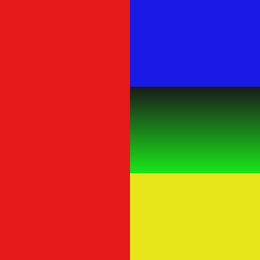
%> input picture strip_gt.png, 260 x 260 px, shrunk from 600 x 600 before the run; the run also reads 1 picture not shown here
$ octave test_hq_sp.m   (GNU Octave 9; MATLAB toolbox functions it lacks are replaced by stand-ins)
%> lines starting %> are read from the running program, lines starting %| are printed output that depends on the picture; in (x1, y1, x2, y2) boxes, pixels count from 0 and x2, y2 are one past the last pixel; in counts of white or black regions, pixels touching at a corner belong together; the program's own positions count from 1
clc
clear
close all

% load image
I0       = im2double(imread('./strip_gt.png'));
I        = im2double(imread('./strip_noise.png'));
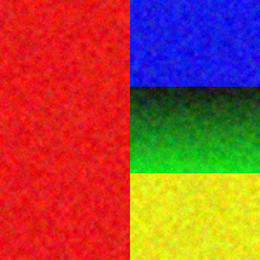
%> I: size 260x260x3 double; mean R, G, B 0.634, 0.301, 0.233

[N,M,D]  = size(I);
%> N = 260; M = 260; D = 3
sizeI2D  = [N,M];
%> sizeI2D = [260 260]

Dx       = [1, -1]/2;
Dy       = Dx';
otfDx    = psf2otf(Dx, sizeI2D);
otfDy    = psf2otf(Dy, sizeI2D);

fxx      = [1, -2, 1]/4;
fyy      = fxx';
fuu      = [1 0  0;  0 -2 0;  0 0 1]/4;
fvv      = [0 0  1;  0 -2 0;  1 0 0]/4;
otfFxx   = psf2otf(fxx, sizeI2D);
otfFyy   = psf2otf(fyy, sizeI2D);
otfFuu   = psf2otf(fuu, sizeI2D);
otfFvv   = psf2otf(fvv, sizeI2D);

Denormin1 = abs(otfDx).^2 + abs(otfDy).^2;
Denormin2 = abs(otfFxx).^2 + abs(otfFyy).^2+abs(otfFuu).^2 + abs(otfFvv).^2;
if D>1
    Denormin1 = repmat(Denormin1,[1,1,D]);
    Denormin2 = repmat(Denormin2,[1,1,D]);
end

S           = I;
iter        = 1;
errs        = [];
alpha       = 0.1;
beta        = 0.02;
kappa       = 1.2;
tau         = 0.95;
iter_max    = 1000;
lambda_max  = 1e8;
lambda      = 10*beta;
Normin0     = fft2(S);
while (lambda <= lambda_max) && (iter <= iter_max)

    Denormin  = 1.0 + alpha*Denormin1 + lambda*Denormin2;

    % first-order gradients
    gx = imfilter(S, Dx, 'circular');
    gy = imfilter(S, Dy, 'circular');

    % second-order gradients
    gxx = imfilter(S, fxx, 'circular');
    gyy = imfilter(S, fyy, 'circular');
    guu = imfilter(S, fuu, 'circular');
    gvv = imfilter(S, fvv, 'circular');

    if D==1
        t = (gxx.^2+gyy.^2+guu.^2+gvv.^2)<beta/lambda;
    else
        t = sum((gxx.^2+gyy.^2+guu.^2+gvv.^2),3)<beta/lambda;
        t = repmat(t,[1,1,D]);
    end
    gxx(t)=0; gyy(t)=0; guu(t)=0; gvv(t)=0;


    Normin_x = circshift(imfilter(gx, Dx(end:-1:1), 'circular'),[0, 1]);
    Normin_y = circshift(imfilter(gy, Dy(end:-1:1), 'circular'),[1, 0]);
    Normin1 = Normin_x+Normin_y;

    Normin_xx = imfilter(gxx, fxx(end:-1:1,end:-1:1), 'circular');
    Normin_yy = imfilter(gyy, fyy(end:-1:1,end:-1:1), 'circular');
    Normin_uu = imfilter(guu, fuu(end:-1:1,end:-1:1), 'circular');
    Normin_vv = imfilter(gvv, fvv(end:-1:1,end:-1:1), 'circular');

    Normin2 = Normin_xx+Normin_yy+Normin_uu+Normin_vv;
    FS = (Normin0 + alpha*fft2(Normin1) + lambda*fft2(Normin2))./Denormin;
    S  = real(ifft2(FS));

    err_vec = (S-I0).^2;
    errs(iter)= mse(err_vec(:));

    alpha  = tau*alpha;
    lambda = kappa*lambda;
    iter = iter+1;
    fprintf('.');
end
%> this loop made 110 passes
%> pass 1, `gx = imfilter(S, Dx, 'circular');`:
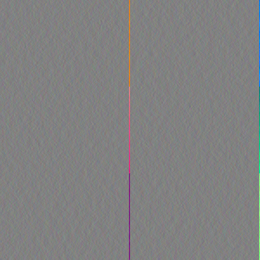
%> gx: size 260x260x3 double; mean R, G, B -8.21e-22, 2.46e-21, -3.08e-21; drawn with min black and max white
%> pass 1, `gyy = imfilter(S, fyy, 'circular');`:
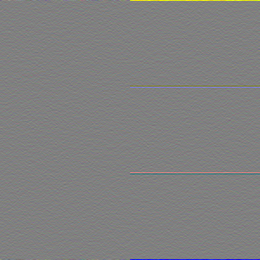
%> gyy: size 260x260x3 double; mean R, G, B -1.01e-19, -3.17e-18, 4.48e-18; drawn with min black and max white
%> after the loop:
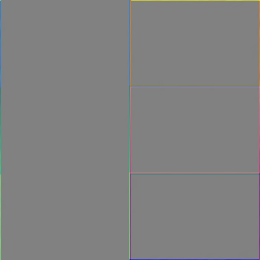
%> guu: size 260x260x3 double; mean R, G, B 2.37e-07, -2.06e-07, -3.55e-07; drawn with min black and max white
%> after the loop:
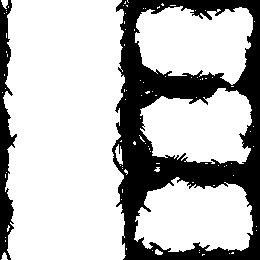
%> t: size 260x260x3 logical; 73.4% white; 2 black regions, box (x1, y1, x2, y2) and area: (112, 0, 260, 260) 15773, (0, 0, 17, 260) 2237
%> after the loop, alpha = 0.000354; errs = 110 values, max 6.68e-06 at index 1, min 3.88e-07 at index 58, mean 1.38e-06; iter = 111; lambda = 102557413.9
fprintf('\n');

%%
psnr_sp = psnr(I0(13:end-12,13:end-13,:),min(1,max(0,S(13:end-12,13:end-13,:))))
%> psnr_sp = 36.95
figure,imshow([I S]),title(['semi-sparsity smoothing results (psnr: ', num2str(psnr_sp) ')'])
%> after `imshow([I S])`:
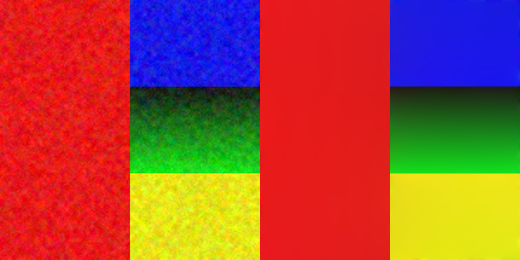
%> displayed picture: size 260x520x3, on the screen's scale of 0 to 255; mean R, G, B 161.7, 76.7, 59.5
figure,plot(errs)
%> after `plot(errs)`:
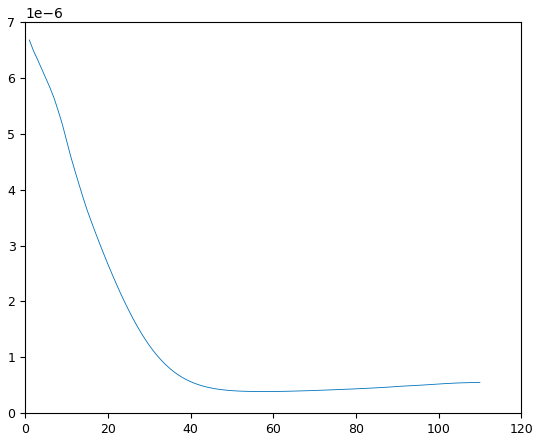
%> figure redrawn from the program's plot data; curve peaks at x = 1, y = 6.68e-06

imwrite(S, './strip_semi_sparsity_res.png')
